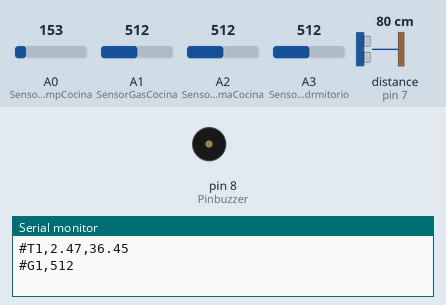
This sketch was run on a simulated Arduino Uno, built with avr-gcc and run on an emulated ATmega328P. Parts: buzzer (waves = sounding), the last lines printed to the serial monitor. Wiring (inferred from the names in the program): ultrasonic range finder: trigger pin 6; echo pin 7. The inputs (shaded band) are chosen by the test bench; at power-on: distance to the obstacle (sensor on pin 7) 80 cm, A0 (SensorTempCocina) = 153, A1 (SensorGasCocina) = 512, A2 (SensorFlamaCocina) = 512, A3 (SensorFlamaDodrmitorio) = 512. The echo pulse lasts 58.3 µs per cm.

Above: at 0.1 s.
At 2.0 s:
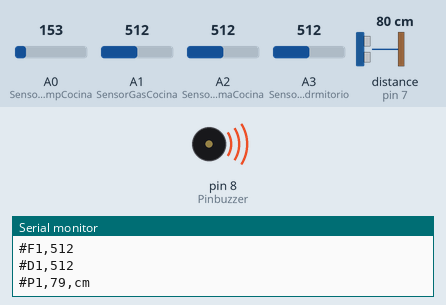
Timing chart, 0 to 1.3 s (numbered marks = the images above; inputs shaded):
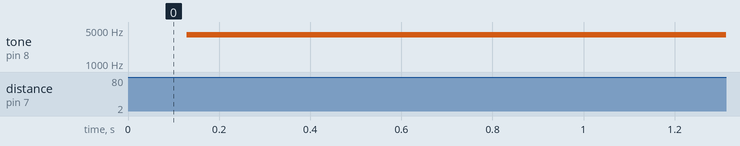

The sketch:

CODIGOS.ino
```cpp
 #include <Wire.h>
#include <SoftwareSerial.h>
#include <LiquidCrystal.h>

int duracion=1500; //Duración del sonido
int fMin=2000; //Frecuencia más baja que queremos emitir
int fMax=4000; //Frecuencia más alta que queremos emitir
int i=0;

int pinzumbador = 1;    // pin del zumbador
int frecuencia = 150;      // frecuencia correspondiente a la nota La


int duraciongas=1500; //Duración del sonido
int fMingas=4000; //Frecuencia más baja que queremos emitir
int fMaxgas=6000; //Frecuencia más alta que queremos emitir
int igas=0;

int SensorTempCocina=A0;
int Pinbuzzer = 8;
int SensorGasCocina = A1;
int SensorFlamaCocina = A2;
int SensorFlamaDodrmitorio = A3;
int SensorGasLimite = 250;
int sensortemperaturaLimite=33;
const int Trigger = 6;
const int Echo = 7;

void setup() {
  Serial.begin(9600);
  pinMode(SensorGasCocina, INPUT); //SE DEFINE COMO ENTRADA
  pinMode(Pinbuzzer, OUTPUT); // SE DEFINE COMO SALIDA
  pinMode(Trigger, OUTPUT); //SE DEFINE COMO SALIDA
  pinMode(Echo, INPUT);  //SE DEFINE COMO ENTRADA
  digitalWrite(Trigger, LOW);//Inicializamos el pin con 0
}

void loop() {
 //INICIO SENSOR DE TEMPERATURA
  //COCINA
    int SensorTempCocina=analogRead(SensorTempCocina); //Convierte los datos de  0 a 1023 (Teclas analogico a digital)
    Serial.print("#T1");
    Serial.print(",");
    float Tensao=SensorTempCocina*5; //Se declara ka variable por decimal
    Tensao/=1024;
    float TemperaturaCocinaC=(Tensao-0.5)*10;
    float TemperaturaCocinaF=(TemperaturaCocinaC*9/5)+32;

    Serial.print(TemperaturaCocinaC);
    Serial.print(",");
    Serial.println(TemperaturaCocinaF);

    if (TemperaturaCocinaC > sensortemperaturaLimite)
    {digitalWrite(Pinbuzzer, HIGH);
    delay(1000);
    }
     else
     {digitalWrite(Pinbuzzer, LOW);
     delay(50);
     }

 //SALA

//FIN SENSOR DE TEMPERATURA


//SENSOR DE GAS
  //COCINA
    int ValorSensorGasCocina = analogRead(SensorGasCocina);
    Serial.print("#G1");
    Serial.print(",");
    Serial.println(ValorSensorGasCocina);
    if (ValorSensorGasCocina > SensorGasLimite){
   for (i=fMingas;i<=fMaxgas; i++)
     tone(Pinbuzzer, i, duraciongas);
  //sonido más grave
  for (i=fMaxgas;i>=fMingas; i--)
    tone(Pinbuzzer, i, duraciongas);
    }else{
    digitalWrite(Pinbuzzer, LOW);
    delay(50);
    }

 //SALA
//FIN SENSOR DE GAS
// SENSOR FLAMA
  //COCINA
    int ValorSensorFlamaCocina = analogRead(SensorFlamaCocina);
    Serial.print("#F1");
    Serial.print(",");
    Serial.println(ValorSensorFlamaCocina);
    if (ValorSensorFlamaCocina < 30){
   for (i=fMin;i<=fMax; i++)
     tone(Pinbuzzer, i, duracion);
  //sonido más grave
  for (i=fMax;i>=fMin; i--)
    tone(Pinbuzzer, i, duracion);
    }else{
    digitalWrite(Pinbuzzer, LOW);
    delay(50);
    }
   // Sala
   int ValorSensorFlamaDodrmitorio = analogRead(SensorFlamaDodrmitorio);
    Serial.print("#D1");
    Serial.print(",");
    Serial.println(ValorSensorFlamaDodrmitorio);
    if (ValorSensorFlamaDodrmitorio < 30)
    {
      for (i=fMin;i<=fMax; i++)
      tone(Pinbuzzer, i, duracion);
  //sonido más grave
      for (i=fMax;i>=fMin; i--)
      tone(Pinbuzzer, i, duracion);
    }else{
    digitalWrite(Pinbuzzer, LOW);
    delay(50);
    }
//INICIO SENSOR puerta
  long t; //timepo que demora en llegar el eco
  long d; //distancia en centimetros

  digitalWrite(Trigger, LOW);
  delayMicroseconds(2);
  digitalWrite(Trigger, HIGH);
  delayMicroseconds(10);          //Enviamos un pulso de 10us
  digitalWrite(Trigger, LOW);

  t = pulseIn(Echo, HIGH); //obtenemos el ancho del pulso
  d = (t/2)/29.1;

      Serial.print("#P1");
    Serial.print(",");
    Serial.print(d);      //Enviamos serialmente el valor de la distancia
    Serial.print(",");
    Serial.println("cm");

  if (d <=12)
  {

  tone(Pinbuzzer,frecuencia);    // inicia el zumbido
    delay(1000);
    noTone(Pinbuzzer);               // lo detiene a los dos segundos
    delay(500);
      }

//FIN  SENSOR puerta
delay(1000);
}
```
